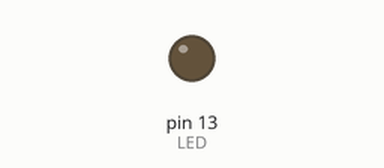
Bench run of a sketch on a simulated Arduino Uno, built with avr-gcc and run on an emulated ATmega328P. Parts: output pins drawn as LEDs (lit = HIGH).

Above: at 2.4 s.
At 39.62 s:
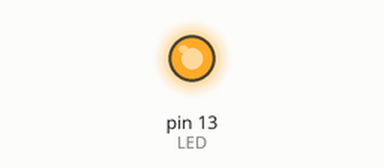
Timing chart, 0 to 40.0 s (numbered marks = the images above):
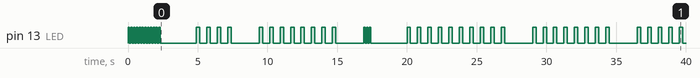

Measured:
- by itself, pin 13 (LED): LOW → HIGH at 0.00 s, → LOW 0.10 s later, → HIGH 0.10 s later, → LOW 0.10 s later, … (100 changes in this stretch)

The sketch:

led-simple.ino
```cpp
// GeoCaching LED-Signal for 48.0881264,11.6533433

#define LED 13
#define DOT -3
#define NUM -12

int8_t geo[] = {NUM,4,8,DOT,0,8,8,1,2,6,4,NUM,1,1,DOT,6,5,3,3,4,3,3};
uint8_t idx = 0;

void setup()
{
  pinMode(LED,OUTPUT);
}

void loop()
{
  int8_t  num = geo[idx];
  int16_t delay_on = 250;
  int16_t delay_off = 500;
  int16_t delay_next = 1500;

  // special signals
  if (num < 0)
  {
    num = -num;
    delay_on = 100;
    delay_off = 100;
    delay_next = 2500;
  }
  if (num == 0)
  {
    num = 10;
  }

  // led blink code
  while(num > 0) {
    num--;
    digitalWrite(LED,HIGH);
    delay(delay_on);
    digitalWrite(LED,LOW);
    delay(delay_off);
  }

  // next digit
  delay(delay_next);
  idx++;
  if (idx >= sizeof(geo)) {
    idx = 0;
  }
}
```
